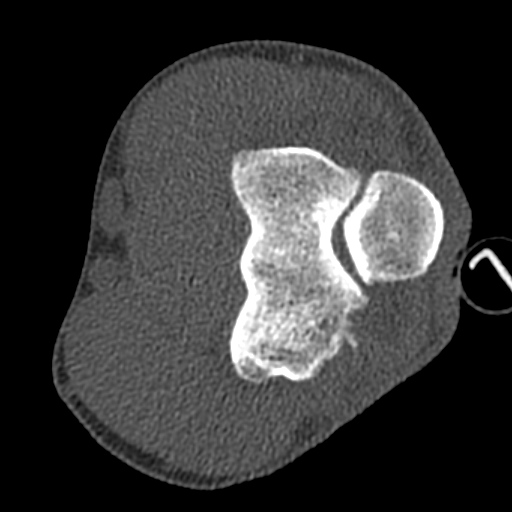
#> input picture ex5/data/ElbowCTSlice.png, 512 x 512 px, given in place of the camera
$ python ex5_9.py
#> lines starting #> are read from the running program, lines starting #| are printed output that depends on the picture; after the words box and inside, x2 and y2 are one past the last pixel; in counts of white or black regions, pixels touching at a corner belong together
from skimage import color # type: ignore
from skimage.util import img_as_ubyte
from skimage.util import img_as_float
from skimage.filters import prewitt
from skimage.filters import threshold_otsu
from skimage.filters import median, gaussian
import time
import cv2
import numpy as np

def show_in_moved_window(win_name, img, x, y):
    """
    Show an image in a window, where the position of the window can be given
    """
    cv2.namedWindow(win_name)
    cv2.moveWindow(win_name, x, y)
    cv2.imshow(win_name, img)
    # Change the window size to specified size
    cv2.resizeWindow(win_name, 500, 400)


def process_gray_image(img):
    """
    Do a simple processing of an input gray scale image and return the processed image.
    # https://scikit-image.org/docs/stable/user_guide/data_types.html#image-processing-pipeline
    """
    # Do something here:
    proc_img = img.copy()

    # # Filter the image with a median filter
    # size = 6
    # kernel = np.ones((size, size))
    # proc_img = median(proc_img, footprint=kernel) # type: ignore

    # Filter the image with a gaussian filter
    proc_img = gaussian(proc_img, sigma=2) # type: ignore

    # Apply Prewitt filter
    proc_img = prewitt(proc_img) # type: ignore

    # Threshold the image with Otsu's method
    thresh = threshold_otsu(proc_img) # type: ignore
    proc_img = proc_img > thresh

    return img_as_ubyte(proc_img)


def process_rgb_image(img):
    """
    Simple processing of a color (RGB) image
    """
    # Copy the image information so we do not change the original image
    proc_img = img.copy()
    r_comp = proc_img[:, :, 0]
    proc_img[:, :, 0] = 1 - r_comp
    return proc_img


def capture_from_camera_and_show_images():
    print("Starting image capture")

    print("Opening connection to camera")
    url = 0
    use_droid_cam = False
    if use_droid_cam:
        url = "http://192.168.1.120:4747/video"
    cap = cv2.VideoCapture(url)
    if not cap.isOpened():
        print("Cannot open camera")
        exit()

    print("Starting camera loop")
    # To keep track of frames per second using a high-performance counter
    old_time = time.perf_counter()
    fps = 0
    stop = False
    process_rgb = False
    while not stop:
        ret, new_frame = cap.read()
#> new_frame is the input picture: shape (512, 512, 3); min 0, max 255, mean 55.9
        # Invert the frame horizontally
        new_frame = cv2.flip(new_frame, 1)
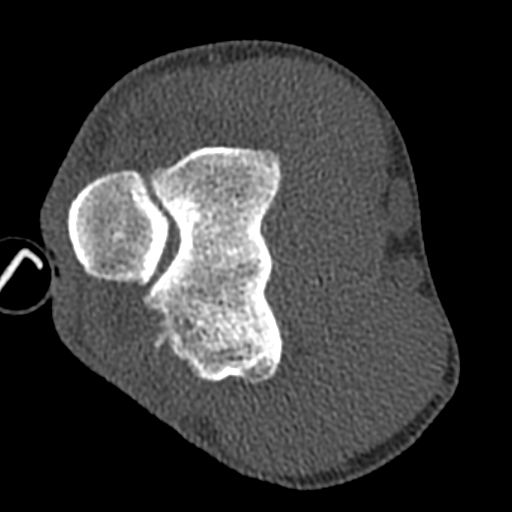
#> new_frame: shape (512, 512, 3); min 0, max 255, mean 55.9
        if not ret:
            print("Can't receive frame. Exiting ...")
            break

        # Change from OpenCV BGR to scikit image RGB
        new_image = new_frame[:, :, ::-1]
        new_image_gray = color.rgb2gray(new_image)

        if process_rgb:
            proc_img = process_rgb_image(new_image)
            # convert back to OpenCV BGR to show it
            proc_img = proc_img[:, :, ::-1]
        else:
            proc_img = process_gray_image(new_image_gray)
#> in process_gray_image, `proc_img = prewitt(proc_img)`:
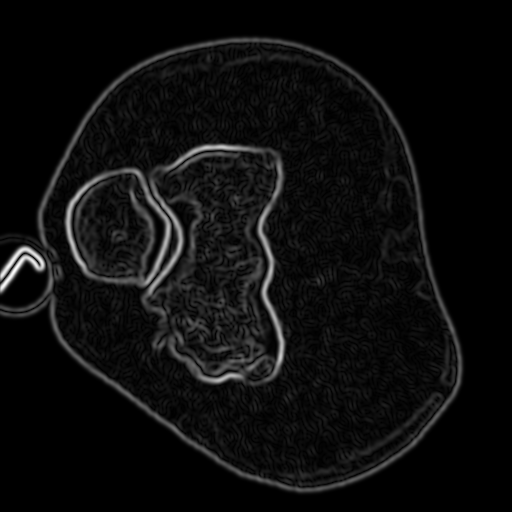
#> proc_img: shape (512, 512) float64; min 0, max 0.237, mean 0.0125; drawn with min black and max white
#> in process_gray_image, `thresh = threshold_otsu(proc_img)`: thresh = 0.0431
#> in process_gray_image, `proc_img = proc_img > thresh`:
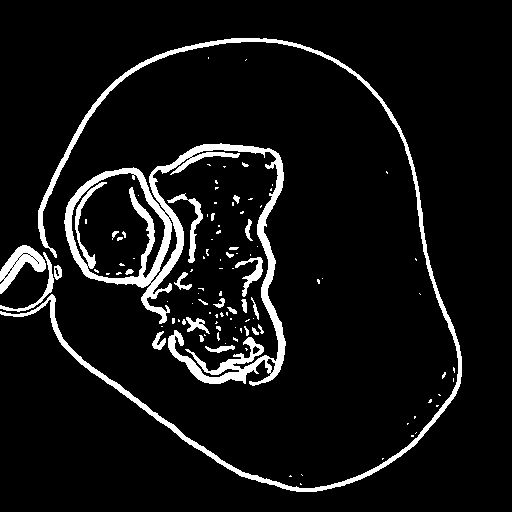
#> proc_img: shape (512, 512) bool; 7.4% white; 107 white regions (79 under 20 px), largest, box (x1, y1, x2, y2) and area: (64, 143, 286, 386) 9309, (0, 38, 462, 492) 6162, (0, 245, 46, 294) 925

        # update FPS - but do it slowly to avoid fast changing number
        new_time = time.perf_counter()
        time_dif = new_time - old_time
        old_time = new_time
        fps = fps * 0.95 + 0.05 * 1 / time_dif

        # Put the FPS on the new_frame
        str_out = f"fps: {int(fps)}"
        font = cv2.FONT_HERSHEY_COMPLEX
        cv2.putText(new_frame, str_out, (10, 30), font, 1, (255, 255, 255), 2, cv2.LINE_AA)
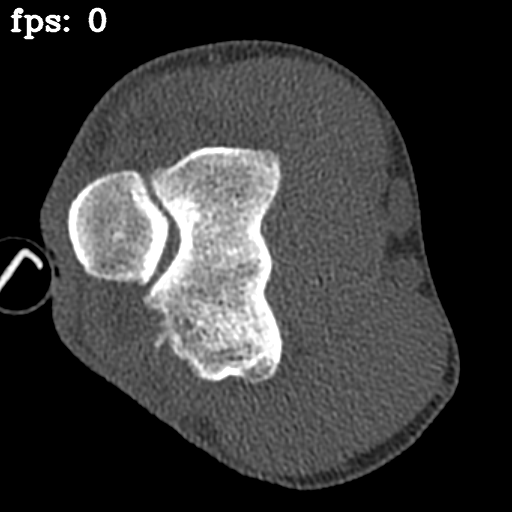
#> new_frame: shape (512, 512, 3); 0.45% of pixels changed, all inside (x1, y1, x2, y2) = (10, 7, 107, 40)

        # Display the resulting frame
        show_in_moved_window('Input', new_frame, 0, 10)
        show_in_moved_window('Processed image', proc_img, 500, 10)


        if cv2.waitKey(1) == ord('q'):
#> (key q is pressed here)
            stop = True

    print("Stopping image loop")
    cap.release()
    cv2.destroyAllWindows()


if __name__ == '__main__':
    capture_from_camera_and_show_images()

$ run again, on ex5/data/Gaussian.png
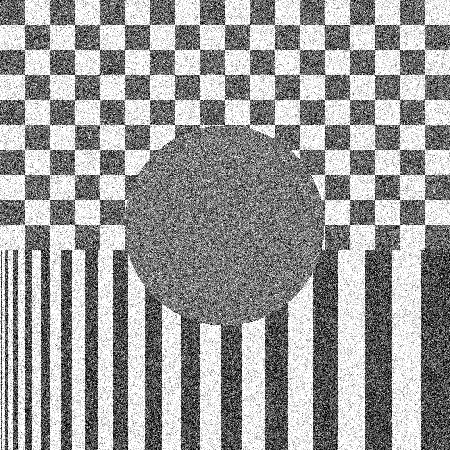
#> input picture ex5/data/Gaussian.png, 450 x 450 px, given in place of the camera
#> in capture_from_camera_and_show_images, new_frame is the input picture: shape (450, 450, 3); min 0, max 255, mean 155.4
#> thresh = 0.0686
#> in process_gray_image, `proc_img = proc_img > thresh`:
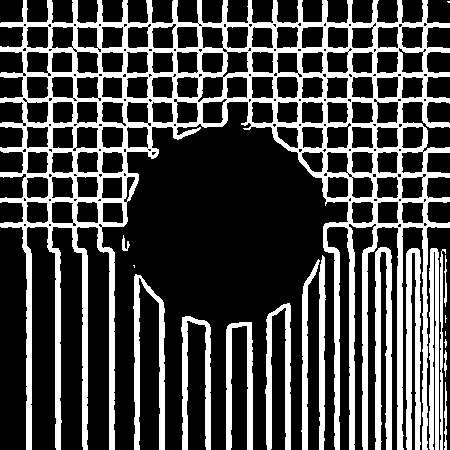
#> proc_img: shape (450, 450) bool; 28.2% white; 20 white regions (5 under 20 px), largest, box (x1, y1, x2, y2) and area: (0, 0, 450, 450) 41011, (375, 247, 392, 450) 2375, (406, 248, 421, 450) 2242
#> in capture_from_camera_and_show_images, `cv2.putText(new_frame, str_out, (10, 30), font, 1, (255, 255, 255), 2,..`:
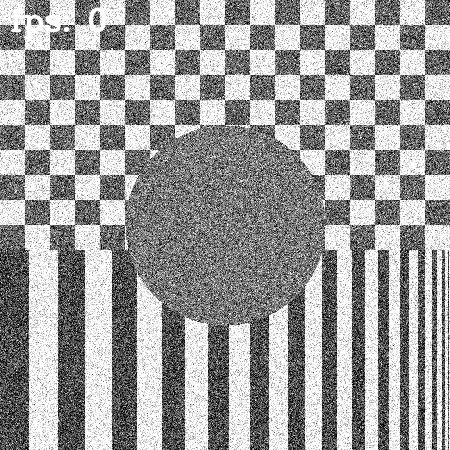
#> new_frame: shape (450, 450, 3); min 0, max 255, mean 155.8

$ run again, on ex5/data/SaltPepper.png
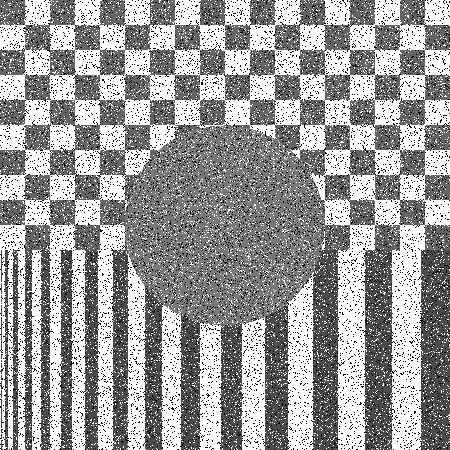
#> input picture ex5/data/SaltPepper.png, 450 x 450 px, given in place of the camera
#> in capture_from_camera_and_show_images, new_frame is the input picture: shape (450, 450, 3); min 0, max 255, mean 156.3
#> thresh = 0.0693
#> in process_gray_image, `proc_img = proc_img > thresh`:
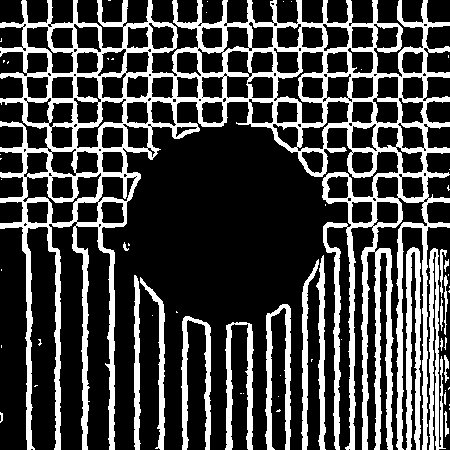
#> proc_img: shape (450, 450) bool; 26.4% white; 60 white regions (40 under 20 px), largest, box (x1, y1, x2, y2) and area: (0, 0, 450, 450) 40564, (406, 247, 421, 450) 2085, (429, 248, 446, 450) 1786
#> in capture_from_camera_and_show_images, `cv2.putText(new_frame, str_out, (10, 30), font, 1, (255, 255, 255), 2,..`:
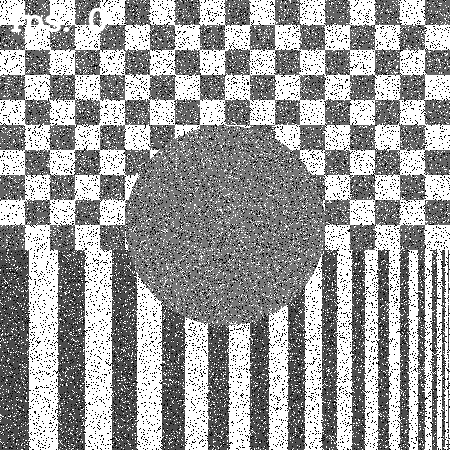
#> new_frame: shape (450, 450, 3); min 0, max 255, mean 156.6
